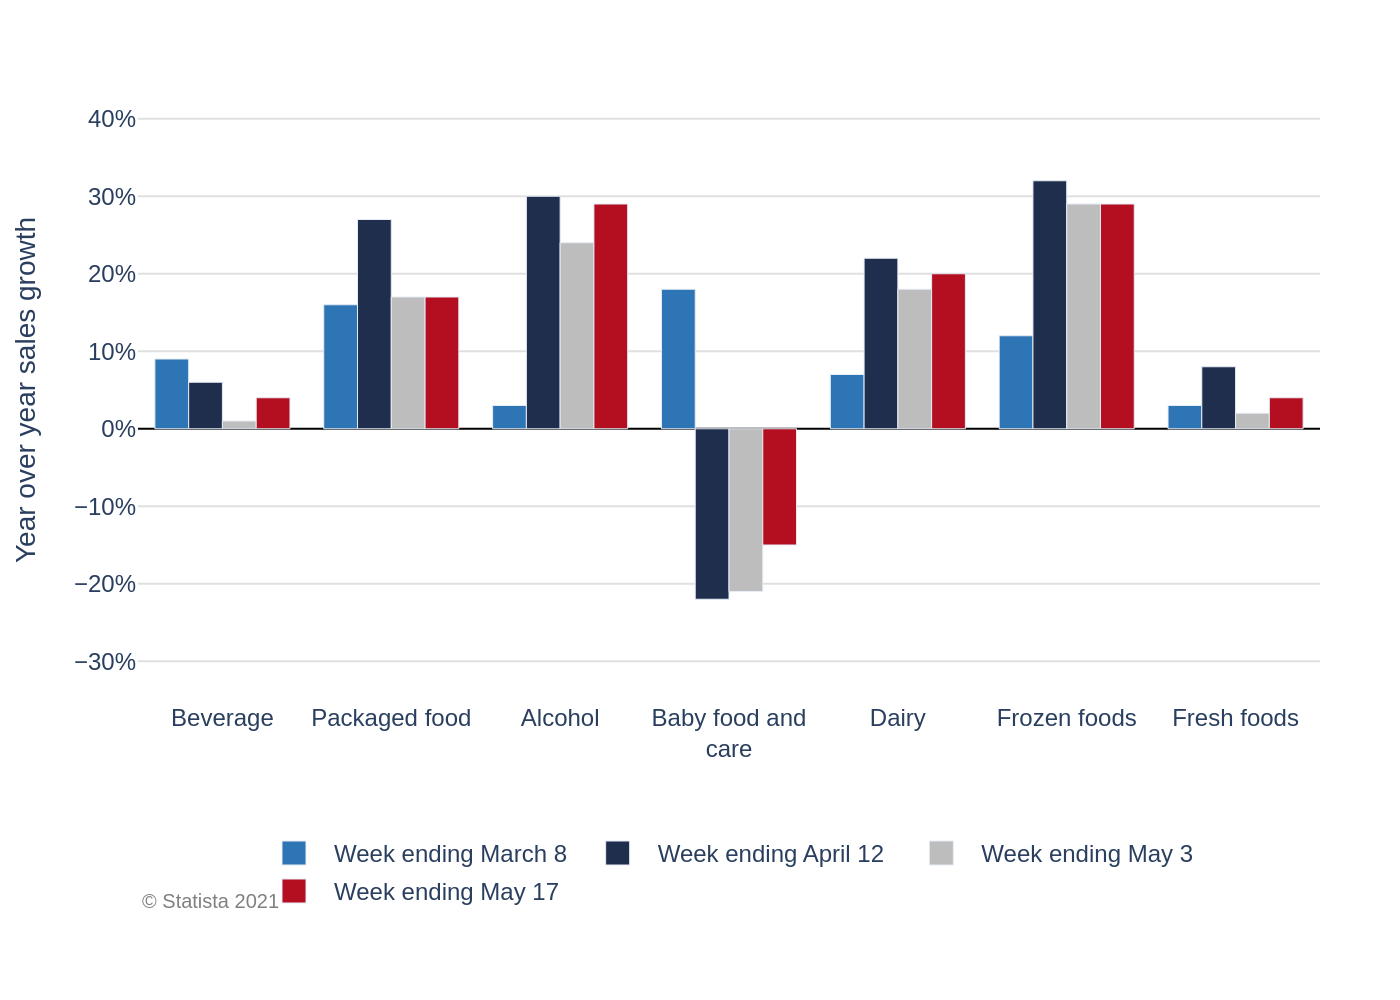

This figure's Python source:
import sys
import json
import os
import plotly.graph_objects as go

if len(sys.argv) != 2:
    print("Usage: python create_chart.py <json_file_path>")
    sys.exit(1)

json_path = sys.argv[1]

try:
    with open(json_path, 'r', encoding='utf-8') as f:
        chart_config = json.load(f)
except FileNotFoundError:
    print(f"Error: JSON file not found at {json_path}")
    sys.exit(1)
except json.JSONDecodeError:
    print(f"Error: Could not decode JSON from {json_path}")
    sys.exit(1)

chart_data = chart_config.get('chart_data', [])
texts = chart_config.get('texts', {})
colors = chart_config.get('colors', [])
categories = texts.get('categories', [])

fig = go.Figure()

for i, series in enumerate(chart_data):
    fig.add_trace(go.Bar(
        x=categories,
        y=series.get('y', []),
        name=series.get('name', ''),
        marker_color=colors[i % len(colors)]
    ))

title_text = texts.get('title') or ''
if texts.get('subtitle'):
    title_text += f"<br><sub>{texts.get('subtitle')}</sub>"

fig.update_layout(
    barmode='group',
    font=dict(family="Arial", size=12),
    title=dict(
        text=title_text,
        x=0.05,
        xanchor='left'
    ),
    xaxis=dict(
        title_text=texts.get('x_axis_title'),
        showgrid=False,
        zeroline=True,
        zerolinecolor='lightgrey',
        zerolinewidth=1
    ),
    yaxis=dict(
        title_text=texts.get('y_axis_title'),
        ticksuffix='%',
        gridcolor='#e0e0e0',
        zeroline=True,
        zerolinecolor='black',
        zerolinewidth=1,
        range=[-35, 45]
    ),
    legend=dict(
        orientation='h',
        yanchor='top',
        y=-0.2,
        xanchor='center',
        x=0.5
    ),
    plot_bgcolor='white',
    margin=dict(l=60, r=40, t=40, b=150),
    annotations=[
        dict(
            text=texts.get('source'),
            showarrow=False,
            xref='paper',
            yref='paper',
            x=0,
            y=-0.3,
            xanchor='left',
            yanchor='top',
            font=dict(size=10, color='grey')
        )
    ]
)

base_filename = os.path.splitext(os.path.basename(json_path))[0]
output_filename = f"{base_filename}.png"

fig.write_image(output_filename, scale=2)
print(f"Chart saved to {output_filename}")
